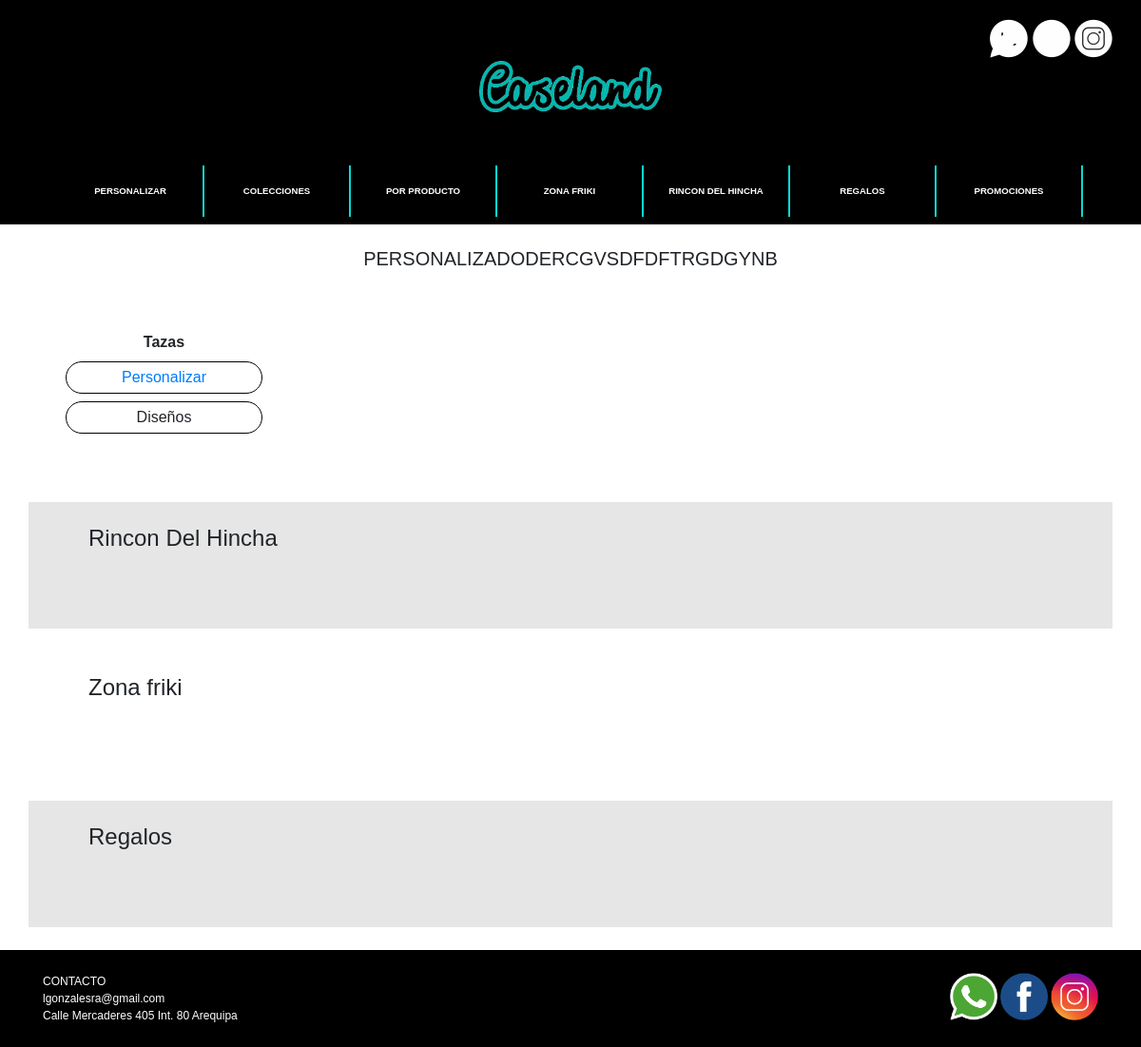
Before: / with the older database file.
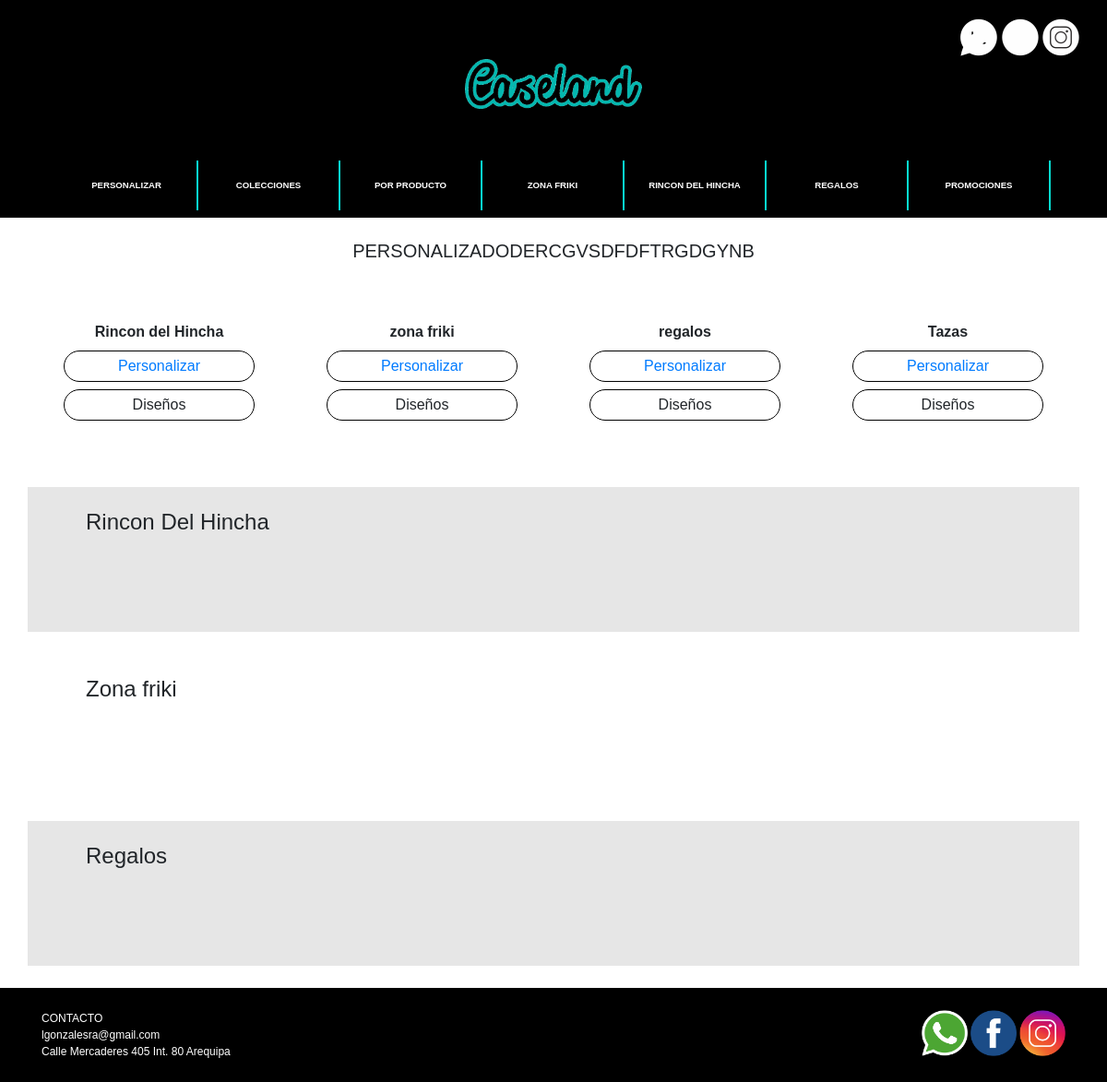
After: the same page with the newer database file.
### webcaseland/models.py (models this page shows, shortened)
@python_2_unicode_compatible
class Category(models.Model):
    name = models.CharField(max_length=30, verbose_name='nombre')
    order = models.IntegerField(verbose_name='orden', blank=False, default=0)
    image = models.ImageField(blank=False, validators=[validate_image], verbose_name='imagen')
    color = ColorField(blank=False,verbose_name='Color', default='bc0000')
    visible = models.BooleanField(verbose_name='visible', blank=False, default=True)
    class Meta:
        verbose_name = "Categoria"
        verbose_name_plural = "Categorias"

### webcaseland/views.py (the view)
# urls.py: url(r'^$', views.home, name='home'),
def home(request):
    categories = Category.objects.filter(visible=True,).order_by('order')
    corner_fan = Category.objects.filter(visible=True, name__iexact='Rincon del Hincha').order_by('order')
    zona_friki = Category.objects.filter(visible=True, name__iexact='Zona friki').order_by('order')
    gifts = Category.objects.filter(visible=True, name__iexact='Regalos').order_by('order')
    return render_to_response('home.html', {'category_list': categories, 'cornerfan_list': corner_fan,
                              'gift_list': gifts ,'friki_list': zona_friki })

### templates/home.html (shortened to what this page needs)
{% extends 'base.html' %}
{% load staticfiles %}
{% block content %}
<div class="container body-caseland">
    <div class="row">
        <div class="col-md-12 text-center py-4">
            <h2 class="title-body">PERSONALIZADODERCGVSDFDFTRGDGYNB</h2>
        </div>
    </div>
    <div class="row mb-4">
        {% for category in category_list %}
            <div class="col-md-3">
                <div class="category text-center my-2">
                    {{ category.name }}
                </div>
                <div class="personalize text-center my-2 py-1 mx-4">
                    <a href="{% url 'webcaseland:list_product' category.pk %}">Personalizar</a>
                </div>
                <div class="designs text-center my-2 mb-sm-5 py-1 mx-4">
                    Diseños
                </div>
            </div>
        {% endfor %}
    </div>
    <div class="row corner-fan my-4 px-5 pb-5 pt-4">
        <div class="col-12">
            <div class="row">
                <div class="col-md-12">
                    <h4 class="pb-4">Rincon Del Hincha</h4>
                </div>
            </div>
            <div class="row px-3">
                {% for corner in cornerfan_list %}
                    <div class="col-md-3 col-6">
                    </div>
                {% endfor %}
            </div>
        </div>
    </div>
    <div class="row geek-zone my-4 px-5 pb-5 pt-4">
        <div class="col-12">
            <div class="row">
                <div class="col-md-12">
                    <h4 class="pb-4">Zona friki</h4>
                </div>
            </div>
            <div class="row">
                {% for friki in friki_list %}
                    <div class="col-md-3 col-6">
                    </div>
                {% endfor %}
            </div>
        </div>
    </div>
    <div class="row gifts my-4 px-5 pb-5 pt-4">
        <div class="col-12">
            <div class="row">
                <div class="col-md-12">
                    <h4 class="pb-4">Regalos</h4>
                </div>
            </div>
            <div class="row">
                {% for gift in gift_list %}
                    <div class="col-md-3 col-6">
                    </div>
                {% endfor %}
            </div>
        </div>
    </div>
</div>
{% endblock %}

### templates/base.html (shortened to what this page needs)
{% load staticfiles %}
<!DOCTYPE html>
<html lang="es">
<head>
    <link rel="stylesheet" href="{% static "css/bootstrap.min.css" %}">
    <link rel="stylesheet" href="{% static "css/style.css" %}" type="text/css" media="all">
</head>
<body>
<div class="container-fluid header-caseland">
    <div class="container container-header">
        <div class="row header-row">
            <div class="col-12 text-center">
                <nav class="navbar navbar-expand-lg navbar-dark sticky-top">
                </nav>
                <img class="py-5" src="{% static "img/logo.png" %}" alt="" height="150px">
                <div class="white-social">
                    <img src="{% static "img/wtblanco.png" %}" alt="">
                    <img src="{% static "img/fbblanco.png" %}" alt="">
                    <img src="{% static "img/instagramblanco.png" %}" alt="">
                </div>
            </div>
        </div>
        <div class="row header-row">
            <div class="col-md-12 col-header">
                <nav id="header" class="navbar navbar-expand-lg navbar-dark sticky-top">
        <div class="collapse navbar-collapse" id="navbar">
          <ul class="navbar-nav">
            <li class="nav-item dropdown">
            <a class="nav-link dropdown-toggle" href="http://example.com" id="navbarDropdownMenuLink" data-toggle="dropdown" aria-haspopup="true" aria-expanded="false">
              PERSONALIZAR
            </a>
          </li>
            <li class="nav-item dropdown">
              <a class="nav-link dropdown-toggle" href="http://example.com" id="navbarDropdownMenuLink" data-toggle="dropdown" aria-haspopup="true" aria-expanded="false">
                  COLECCIONES
              </a>
            </li>
            <li class="nav-item dropdown">
              <a class="nav-link dropdown-toggle" href="http://example.com" id="navbarDropdownMenuLink" data-toggle="dropdown" aria-haspopup="true" aria-expanded="false">
                  POR PRODUCTO
              </a>
            </li>
            <li class="nav-item">
              <a class="nav-link" href="#conviertete-en-orador">ZONA FRIKI</a>
            </li>
            <li class="nav-item">
              <a class="nav-link text-platzi" href="#" data-toggle="modal" data-target="#modalCompra">RINCON DEL HINCHA</a>
            </li>
              <li class="nav-item">
              <a class="nav-link text-platzi" href="#" data-toggle="modal" data-target="#modalCompra">REGALOS</a>
            </li>
              <li class="nav-item">
              <a class="nav-link text-platzi" href="#" data-toggle="modal" data-target="#modalCompra">PROMOCIONES</a>
            </li>
          </ul>
        </div>
    </nav>
            </div>
        </div>
    </div>
</div>
{% block content %}
{% endblock %}
<div class="container-fluid footer-caseland">
    <div class="container">
        <div class="row py-4">
            <div class="col-md-6">
                CONTACTO<br>
                lgonzalesra@gmail.com<br>
                Calle Mercaderes 405 Int. 80 Arequipa
            </div>
            <div class="col-md-6 text-right">
                <img src="{% static "img/wp.png" %}" alt="">
                <img src="{% static "img/fb.png" %}" alt="">
                <img src="{% static "img/instagram.png" %}" alt="">
            </div>
        </div>
    </div>
</div>
</body>

### webcaseland/static/css/style.css (style rules this page uses)
body { font-family: Arial, Helvetica, Verdana, serif; }
.header-caseland { background-color: #000000; }
.body-caseland { background-color: #ffffff; }
.title-body { font-size: 20px; }
.dropdown-toggle::after { display:none; }
.category { font-weight: bold; }
.personalize { border-radius: 56px 56px 56px 56px; border: 1px solid #000000; }
.designs { border-radius: 56px 56px 56px 56px; border: 1px solid #000000; }
.corner-fan { background-color: #E6E6E6; }
.gifts { background-color: #E6E6E6; }
#header { padding-top: 0; padding-bottom: 0; }
.navbar-nav { width: 100%; }
.navbar-dark .navbar-nav .nav-item { width: 14.2857142857%; }
.navbar-dark .navbar-nav .nav-link { border-right: solid #07DBD0 2px; color: #ffffff; font-weight: bold; padding-bottom: 20px; padding-top: 20px; font-size: 0.8vw; text-align: center; margin-bottom: 8px; margin-top: 8px; }
.footer-caseland { background-color: #000000; color: white; font-size: 12px; }
.footer-caseland img { height: 50px; }
.white-social { position:absolute; top:20px; right:0; }

Changed rows visible on the page:
added Category: name "Rincon del Hincha"
added Category: name "zona friki"
added Category: name "regalos"
